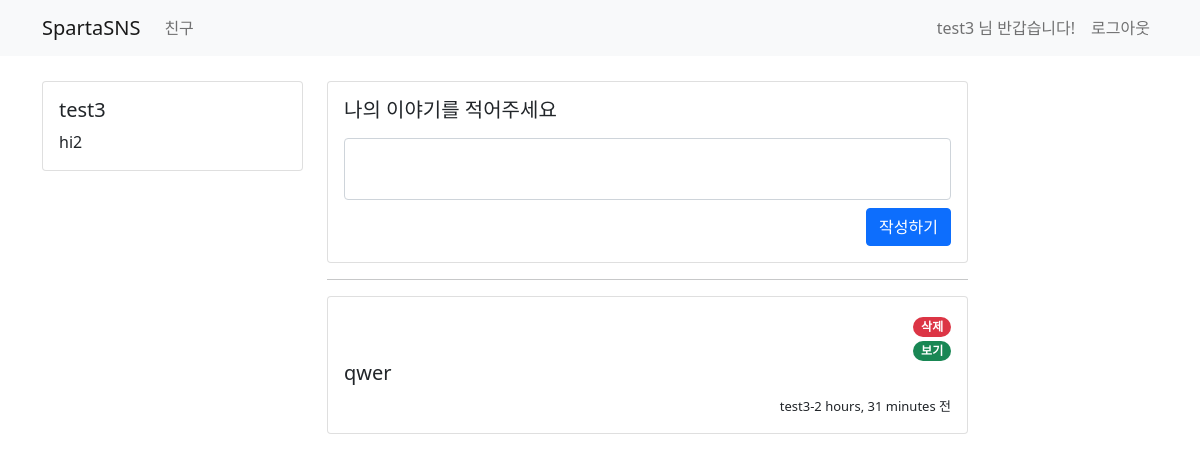
Before: /tweet/ (signed in) with the older database file.
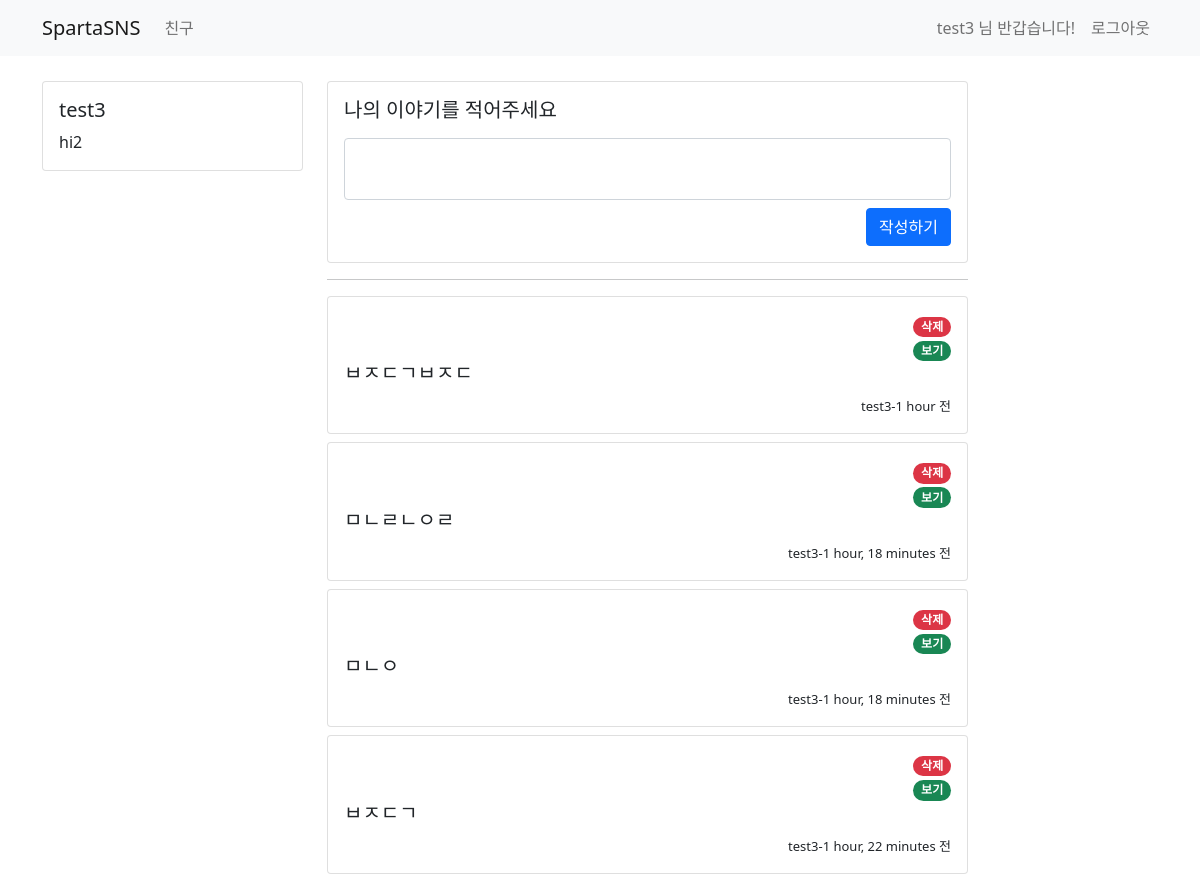
After: the same page with the newer database file.
### user/models.py (models this page shows)
class UserModel(AbstractUser):
    class Meta:
        db_table = "my_user"
    bio = models.CharField(max_length=256, default='')

### tweet/models.py (models this page shows)
class TweetModel(models.Model):
    class Meta:
        db_table = "tweet"
    author = models.ForeignKey(UserModel, on_delete=models.CASCADE)
    content = models.CharField(max_length=256)
    created_at = models.DateTimeField(auto_now_add=True)
    updated_at = models.DateTimeField(auto_now=True)

### tweet/views.py (the view, shortened to what this page needs)
# urls.py: path('', include('tweet.urls')),    # tweet/urls.py 경로 추가
def tweet(request):
    if request.method == 'GET':
        user = request.user.is_authenticated
        if user:
            all_tweet = TweetModel.objects.all().order_by('-created_at')
            return render(request, 'tweet/home.html', {'tweet': all_tweet})
        else:
            return redirect('/sign-in')

### templates/tweet/home.html (shortened to what this page needs)
{% extends 'base.html' %}
{% block content %}
    <div class="container timeline-container">
        <div class="row">
            <div class="col-md-3">
                <div class="card">
                    <div class="card-body">
                        <h5 class="card-title"> {{ user.username }} </h5>
                        <p class="card-text"> {{ user.bio }} </p>
                    </div>
                </div>
            </div>
            <div class="col-md-7">
                <div class="row mb-2">
                    <div class="col-md-12">
                        <div class="card">
                            <div class="card-body">
                                <div class="media">
                                    <div class="media-body">
                                        <h5 class="mt-0">나의 이야기를 적어주세요</h5>
                                        <p>
                                        <form action="/tweet/" method="post">
                                            <div class="form-group mb-2">
                                                <textarea class="form-control" style="resize: none" name='my-content'
                                                          id="my-content"></textarea>
                                            </div>
                                            <button type="submit" class="btn btn-primary" style="float:right;">작성하기
                                            </button>
                                        </form>
                                        </p>
                                    </div>
                                </div>
                            </div>
                        </div>
                    </div>
                </div>
                <hr>
                <div class="row">
                    {% for tw in tweet %}
                        <div class="col-md-12 mb-2">
                            <div class="card">
                                <div class="card-body">
                                    {% if tw.author == user %}
                                        <div style="text-align: right">
                                            <a href="/tweet/delete/{{ tw.id }}">
                                                <span class="badge rounded-pill bg-danger">삭제</span>
                                            </a>
                                        </div>
                                    {% endif %}
                                    <div style="text-align: right">
                                        <a href="/tweet/{{ tw.id }}">
                                            <span class="badge rounded-pill bg-success">보기</span>
                                        </a>
                                    </div>
                                    <div class="media">
                                        <div class="media-body">
                                            <h5 class="mt-0">{{ tw.content }}</h5>
                                        </div>
                                        <div style="text-align: right">
                                            <span style="font-size: small">{{ tw.author.username }}-{{ tw.created_at|timesince }} 전</span>
                                        </div>
                                    </div>
                                </div>
                            </div>
                        </div>
                    {% endfor %}
                </div>
            </div>
            <div class="col-md-2"></div>
        </div>
    </div>
{% endblock %}

### templates/base.html (shortened to what this page needs)
<!DOCTYPE html>
<html lang="en">
<head>
    <link href="https://cdn.jsdelivr.net/npm/bootstrap@5.0.0-beta3/dist/css/bootstrap.min.css" rel="stylesheet"
>
</head>
<body>
<nav class="navbar navbar-expand-lg navbar-light bg-light">
    <div class="container">
        <a class="navbar-brand" href="/">SpartaSNS</a>
        <div class="collapse navbar-collapse" id="navbarSupportedContent">
            <ul class="navbar-nav mr-auto">
                <li class="nav-item active">
                    <a class="nav-link" href="#"> 친구 </a>
                </li>
            </ul>
        </div>
        <form class="form-inline my-2 my-lg-0">
            {% if not user.is_authenticated %}
                <ul class="navbar-nav mr-auto">
                    <li class="nav-item active">
                        <a class="nav-link" href="/sign-in"> Sign In <span class="sr-only"></span></a>
                    </li>
                    <li class="nav-item active">
                        <a class="nav-link" href="/sign-up"> Sign Up <span class="sr-only"></span></a>
                    </li>
                </ul>
            {% else %}
                <ul class="navbar-nav mr-auto">
                    <li class="nav-item" disabled>
                        <span class="nav-link">
                            {{ user.username }} 님 반갑습니다!
                        </span>
                    </li>
                    <li class="nav-item">
                        <a class="nav-link" href="/logout"> 로그아웃 </a>
                    </li>
                </ul>
            {% endif %}
        </form>
    </div>
</nav>
{% block content %}
{% endblock %}
</body>
</html>

### templates/base.html (style rules this page uses)
.timeline-container { margin-top: 25px }

Changed rows visible on the page:
removed TweetModel: content "qwer", author.username "test3", created_at "2 hours, 31 minutes"
added TweetModel: content "ㅂㅈㄷㄱㅂㅈㄷ", author.username "test3", created_at "1 hour"
added TweetModel: content "ㅁㄴㄹㄴㅇㄹ", author.username "test3", created_at "1 hour, 18 minutes"
added TweetModel: content "ㅁㄴㅇ", author.username "test3", created_at "1 hour, 18 minutes"
added TweetModel: content "ㅂㅈㄷㄱ", author.username "test3", created_at "1 hour, 22 minutes"
